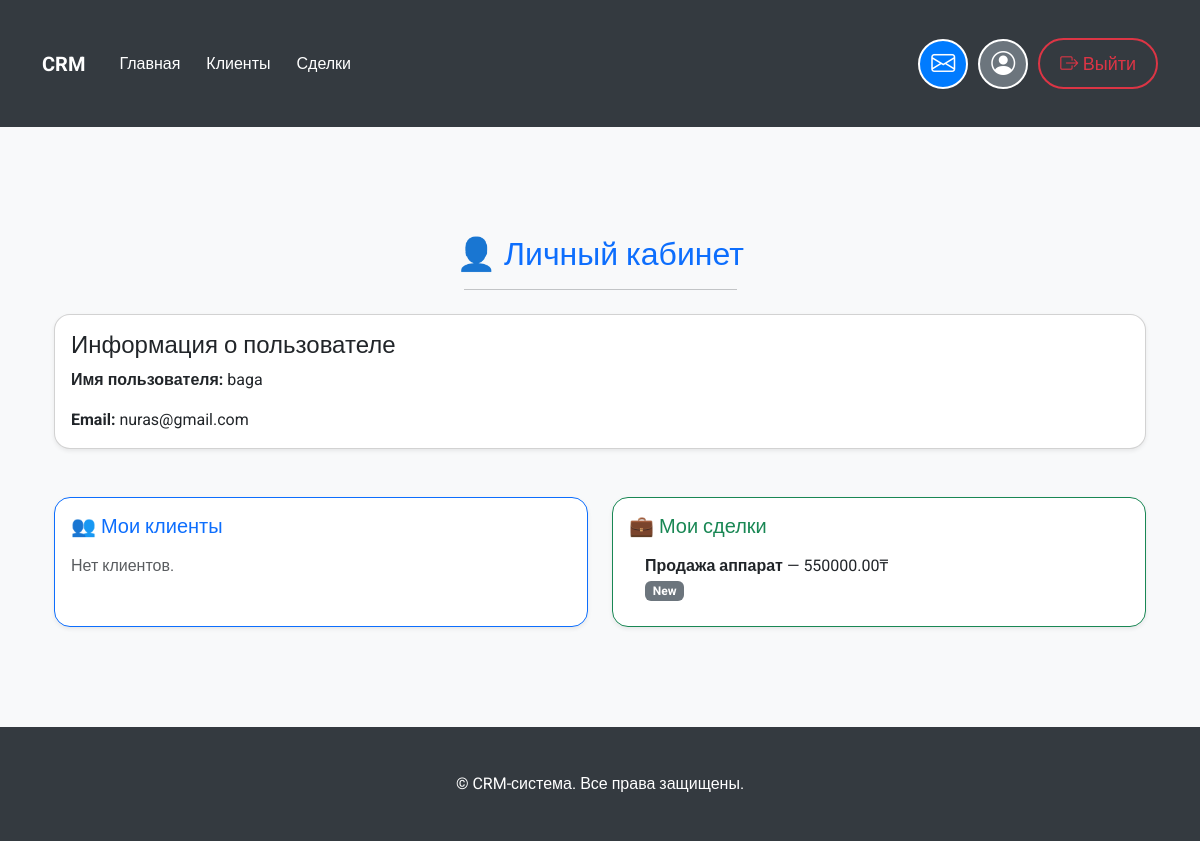
The page /profile/ (signed in) on the database its author committed.
### crm/models.py (models this page shows, shortened)
class CustomUser(AbstractUser):
    USER_TYPE_CHOICES = [
        ('admin', _('Administrator')),
        ('manager', _('Manager')),
    ]
    user_type = models.CharField(
        max_length=10,
        choices=USER_TYPE_CHOICES,
        default='manager',
        verbose_name=_('User Type')
    )
    groups = models.ManyToManyField(
        Group,
        verbose_name=_('groups'),
        blank=True,
        help_text=_('The groups this user belongs to.'),
        related_name='custom_user_groups',
        related_query_name='custom_user',
    )
    user_permissions = models.ManyToManyField(
        Permission,
        verbose_name=_('user permissions'),
        blank=True,
        help_text=_('Specific permissions for this user.'),
        related_name='custom_user_permissions',
        related_query_name='custom_user',
    )
    class Meta:
        verbose_name = _('User')
        verbose_name_plural = _('Users')
        ordering = ['-date_joined']

class Deal(models.Model):
    STATUS_CHOICES = [
        ('new', _('New')),
        ('in_progress', _('In Progress')),
        ('completed', _('Completed')),
        ('rejected', _('Rejected')),
    ]
    created_by = models.ForeignKey(
    CustomUser,
    on_delete=models.SET_NULL,
    null=True,
    related_name='created_deals',
    verbose_name=_('Created By')
)
    client = models.ForeignKey(Client, on_delete=models.CASCADE, related_name='deals', verbose_name=_('Client'))
    title = models.CharField(max_length=255, verbose_name=_('Deal Title'))
    description = models.TextField(verbose_name=_('Description'))
    amount = models.DecimalField(max_digits=10, decimal_places=2, verbose_name=_('Amount'))
    document = models.FileField(upload_to='deal_documents/%Y/%m/%d/', null=True, blank=True, verbose_name=_('Document'))
    image = models.ImageField(upload_to='deal_images/%Y/%m/%d/', null=True, blank=True, verbose_name=_('Image'))
    created_at = models.DateTimeField(auto_now_add=True, verbose_name=_('Created At'))
    status = models.CharField(max_length=50, choices=STATUS_CHOICES, default='new', verbose_name=_('Status'))
    assigned_to = models.ForeignKey(CustomUser, on_delete=models.SET_NULL, null=True, related_name='assigned_deals', verbose_name=_('Assigned To'))
    favorites = models.ManyToManyField(User, related_name='favorite_deals', blank=True, verbose_name=_('Favorites'))
    class Meta:
        verbose_name = _('Deal')
        verbose_name_plural = _('Deals')
        ordering = ['-created_at']
        indexes = [
            models.Index(fields=['status']),
            models.Index(fields=['created_at']),
        ]

### crm/views.py (the view)
# urls.py: path('profile/', views.profile_view, name='profile'),
@login_required
def profile_view(request):
    user = request.user
    clients = Client.objects.filter(created_by=user)  # Получаем всех клиентов текущего пользователя
    deals = Deal.objects.filter(created_by=user)  # Получаем все сделки текущего пользователя
    return render(request, 'crm/profile.html', {
        'user': user,
        'clients': clients,
        'deals': deals,
    })

### crm/templates/crm/profile.html (shortened to what this page needs)
{% extends 'base.html' %}
{% block content %}
<div class="container mt-5">
    <div class="text-center mb-4">
        <h2 class="text-primary">👤 Личный кабинет</h2>
        <hr class="w-25 mx-auto">
    </div>
    <div class="card shadow-sm mb-5 rounded-4">
        <div class="card-body">
            <h4 class="card-title">Информация о пользователе</h4>
            <p class="card-text"><strong>Имя пользователя:</strong> {{ user.username }}</p>
            <p class="card-text"><strong>Email:</strong> {{ user.email }}</p>
        </div>
    </div>
    <div class="row g-4">
        <div class="col-md-6">
            <div class="card border-primary shadow-sm h-100 rounded-4">
                <div class="card-body">
                    <h5 class="card-title text-primary">👥 Мои клиенты</h5>
                    {% if clients %}
                        <ul class="list-group list-group-flush">
                            {% for client in clients %}
                                <li class="list-group-item d-flex justify-content-between align-items-center">
                                    <div>
                                        <strong>{{ client.name }}</strong><br>
                                        <small class="text-muted">{{ client.email }}</small>
                                    </div>
                                </li>
                            {% endfor %}
                        </ul>
                    {% else %}
                        <p class="text-muted mt-3">Нет клиентов.</p>
                    {% endif %}
                </div>
            </div>
        </div>
        <div class="col-md-6">
            <div class="card border-success shadow-sm h-100 rounded-4">
                <div class="card-body">
                    <h5 class="card-title text-success">💼 Мои сделки</h5>
                    {% if deals %}
                        <ul class="list-group list-group-flush">
                            {% for deal in deals %}
                                <li class="list-group-item">
                                    <strong>{{ deal.title }}</strong> — {{ deal.amount }}₸
                                    <br><small class="badge bg-secondary">{{ deal.get_status_display }}</small>
                                </li>
                            {% endfor %}
                        </ul>
                    {% else %}
                        <p class="text-muted mt-3">Нет сделок.</p>
                    {% endif %}
                </div>
            </div>
        </div>
    </div>
</div>
{% endblock %}

### templates/base.html (style rules this page uses)
body { font-family: 'Roboto', sans-serif; background-color: #f8f9fa; }
.container { padding-top: 30px; padding-bottom: 30px; }

### rows shown on the page
CustomUser: username "baga", email "nuras@gmail.com"
Deal: title "Продажа аппарат", amount "550000.00", status "New"
